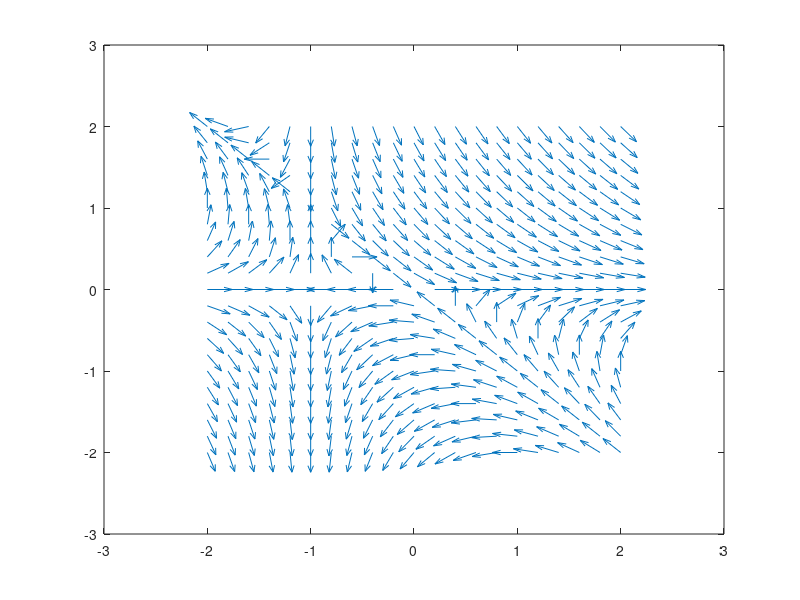

Write MATLAB code to recreate this figure.
[x,y]=meshgrid(-2:.2:2,-2:0.2:2);
dy=-(3*x.*y+2*y.*y+y);
dx=x.*x+2*x.*y+x+2*y;
dyu=dy./sqrt(dx.^2+dy.^2);
dxu=dx./sqrt(dx.^2+dy.^2);
quiver(x, y,dxu, dyu)